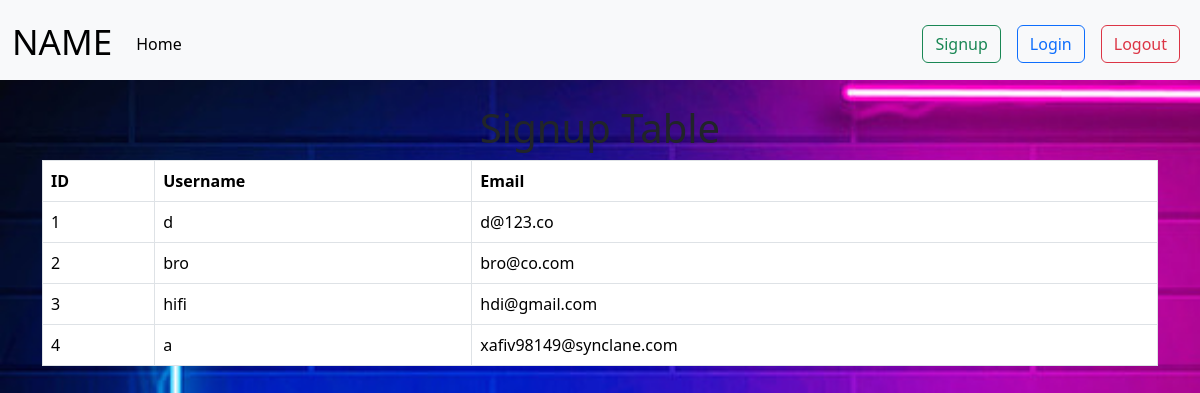
The page / (signed in) on the database as committed earlier.
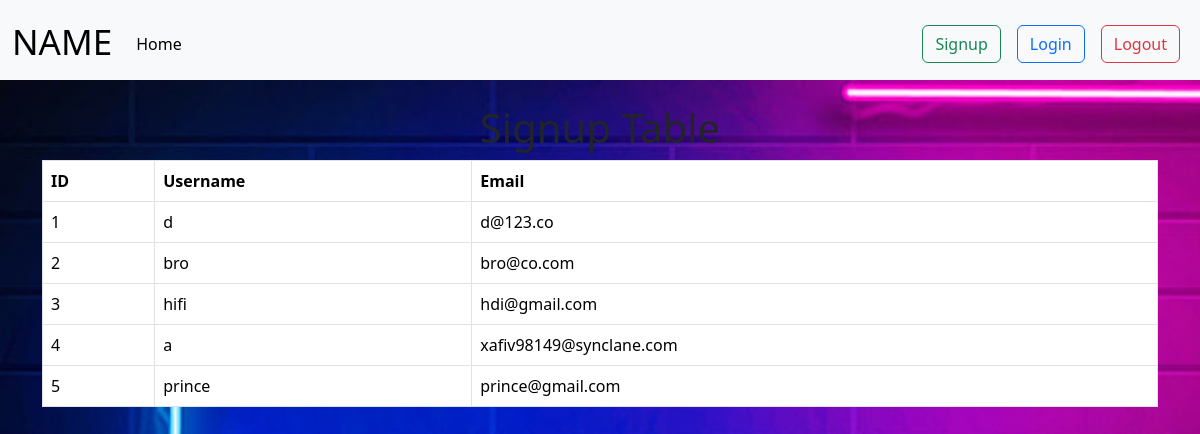
The same page on the database as committed later.
### tables this page shows
CREATE TABLE "signup" (
	"id"	INTEGER,
	"username"	TEXT NOT NULL,
	"email"	TEXT NOT NULL,
	"password"	TEXT NOT NULL,
	PRIMARY KEY("id" AUTOINCREMENT)
);

### index.php (the view, shortened to what this page needs)
<?php
include "connection.php";
$query = "SELECT id, username, email FROM signup";
$result = $conn->query($query);
?>
<!DOCTYPE html>
<html lang="en">
<head>
    <link href="https://cdn.jsdelivr.net/npm/bootstrap@5.3.2/dist/css/bootstrap.min.css" rel="stylesheet">
    <link rel="stylesheet" href="style.css">
</head>
<body style="overflow:hidden;">
    <?php
        include "navbar.php";
    ?>
    <div class="container mt-4">
        <h1>Signup Table</h1>
        <?php
        if ($result) {
            echo '<table class="table table-bordered">
                    <thead>
                        <tr>
                            <th>ID</th>
                            <th>Username</th>
                            <th>Email</th>
                        </tr>
                    </thead>
                    <tbody>';
            while ($row = $result->fetchArray(SQLITE3_ASSOC)) {
                echo '<tr>
                        <td>' . $row['id'] . '</td>
                        <td>' . $row['username'] . '</td>
                        <td>' . $row['email'] . '</td>
                    </tr>';
            }
            echo '</tbody></table>';
        } else {
            echo '<p>No signups found</p>';
        }
        ?>
    </div>
</body>
</html>

### navbar.php
<nav class="navbar navbar-expand-lg bg-body-tertiary pt-3">
  <div class="container-fluid">
    <h1><a class="navbar-brand" href="index.php">NAME</a></h1>
    <ul class="navbar-nav me-auto mb-2 mb-lg-0">
        <li class="nav-item">
          <a class="nav-link active" aria-current="page" href="welcome.php">Home</a>
        </li>
    </ul>
    <form class="d-flex">
        <a class="btn btn-outline-success mx-2" type="submit" href="signup.php">Signup</a>
        <a class="btn btn-outline-primary mx-2" type="submit" href="login.php">Login</a>
        <?php
        $loggedIn = isset($_SESSION['loggedin']) && $_SESSION['loggedin'] === true;
        if ($loggedIn) {
            echo '<a class="btn btn-outline-danger mx-2" type="submit" href="logout.php">Logout</a>';
        }
        ?>
    </form>
  </div>
</nav>

### style.css (style rules this page uses)
body { background: url("images/background.jpg"); background-repeat: no-repeat; background-size: cover; width: 100vw; height: 100vh; }
.navbar-brand { font-size: 35px; }
h1 { text-align: center; }

Rows that differ between the two databases and show on the page:
added signup: id "5", username "prince", email "prince@gmail.com"
